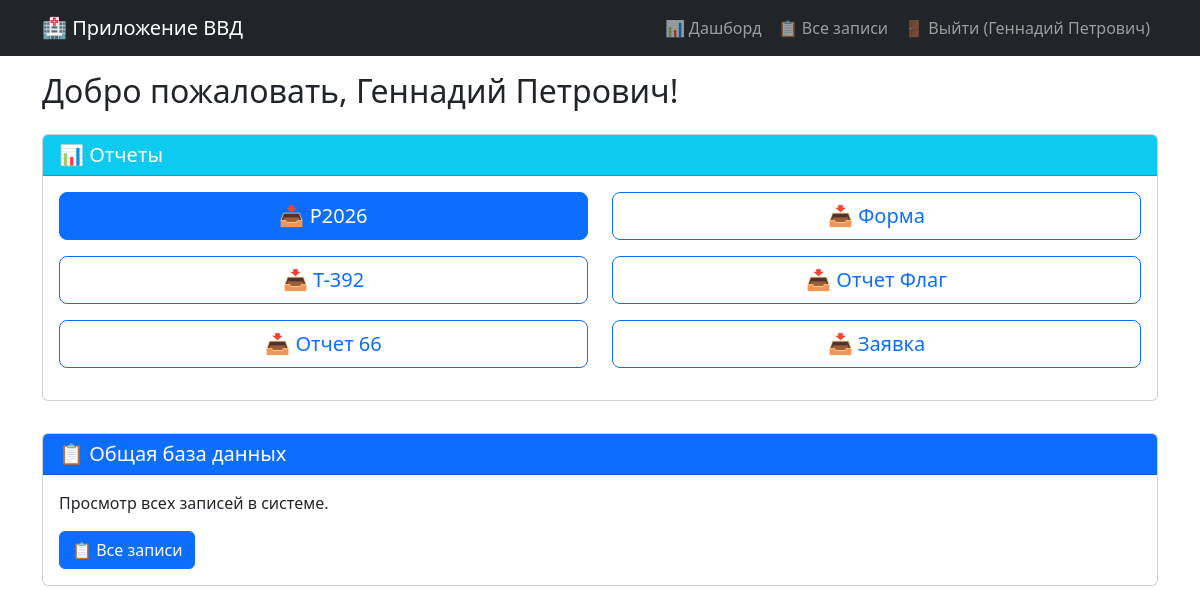
Before: /dashboard (signed in) with the older database file.
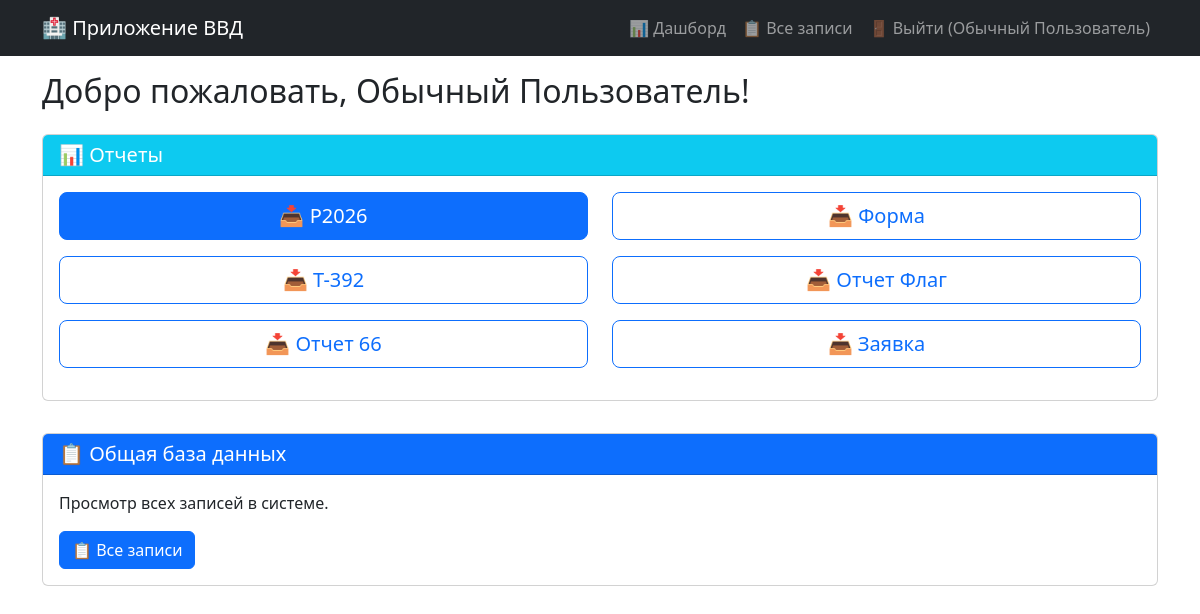
After: the same page with the newer database file.
### models.py (models this page shows, shortened)
class User(UserMixin, db.Model):
    __tablename__ = 'users'  # Явно указываем имя таблицы Алиса
    __table_args__ = {'extend_existing': True}  # Добавлено!
    id = db.Column(db.Integer, primary_key=True)
    username = db.Column(db.String(80), unique=True, nullable=False)
    password = db.Column(db.String(200), nullable=False)
    full_name = db.Column(db.String(100))
    role = db.Column(db.String(20), default='user')
    entries = db.relationship('PersonData', backref='author', lazy=True, cascade='all, delete-orphan')
    def is_admin(self):
        return self.role == 'admin'

### app.py (the view)
@app.route('/dashboard')
@login_required
def dashboard():
    return render_template('dashboard.html', name=current_user.full_name)

### app.py (called while the page is built)
@login_manager.user_loader
def load_user(user_id):
    return db.session.get(User, int(user_id)) #User.query.get(int(user_id))

### templates/dashboard.html (shortened to what this page needs)
{% extends "base.html" %}
{% block content %}
<div class="container">
    <h2 class="mb-4">Добро пожаловать, {{ name }}!</h2>
    <div class="row">
        <div class="col-12 mb-4">
            <div class="card">
                <div class="card-header bg-info text-white">
                    <h5 class="mb-0">📊 Отчеты</h5>
                </div>
                <div class="card-body">
                    <div class="row">
                        <div class="col-md-6">
                            <a href="{{ url_for('report_r2026') }}" class="btn btn-primary btn-lg w-100 mb-3">📥 Р2026</a>
                            <a href="{{ url_for('report_t392') }}" class="btn btn-outline-primary btn-lg w-100 mb-3">📥 Т-392</a>
                            <a href="{{ url_for('report_otchet66') }}" class="btn btn-outline-primary btn-lg w-100 mb-3">📥 Отчет 66</a>
                        </div>
                        <div class="col-md-6">
                            <a href="{{ url_for('report_form') }}" class="btn btn-outline-primary btn-lg w-100 mb-3">📥 Форма</a>
                            <a href="{{ url_for('report_flag') }}" class="btn btn-outline-primary btn-lg w-100 mb-3">📥 Отчет Флаг</a>
                            <a href="{{ url_for('report_zayavka') }}" class="btn btn-outline-primary btn-lg w-100 mb-3">📥 Заявка</a>
                        </div>
                    </div>
                </div>
            </div>
        </div>
    </div>
    <div class="row mt-2">
        <div class="col-12">
            <div class="card">
                <div class="card-header bg-primary text-white">
                    <h5 class="mb-0">📋 Общая база данных</h5>
                </div>
                <div class="card-body">
                    <p class="card-text">Просмотр всех записей в системе.</p>
                    <a href="{{ url_for('all_records') }}" class="btn btn-primary">📋 Все записи</a>
                </div>
            </div>
        </div>
    </div>
</div>
{% endblock %}

### templates/base.html (shortened to what this page needs)
<!DOCTYPE html>
<html lang="ru">
<head>
    {{ bootstrap.load_css() }}
</head>
<body>
    <nav class="navbar navbar-expand-lg navbar-dark bg-dark">
        <div class="container">
            <a class="navbar-brand" href="{{ url_for('dashboard') }}">🏥 Приложение ВВД</a>
            <div class="collapse navbar-collapse" id="navbarNav">
                <ul class="navbar-nav ms-auto">
                    {% if current_user.is_authenticated %}
                        <li class="nav-item">
                            <a class="nav-link" href="{{ url_for('dashboard') }}">📊 Дашборд</a>
                        </li>
                        <li class="nav-item">
                            <a class="nav-link" href="{{ url_for('all_records') }}">📋 Все записи</a>
                        </li>
                        <li class="nav-item">
                            <a class="nav-link" href="{{ url_for('logout') }}">🚪 Выйти ({{ current_user.full_name }})</a>
                        </li>
                    {% else %}
                        <li class="nav-item">
                            <a class="nav-link" href="{{ url_for('login') }}">🔐 Вход</a>
                        </li>
                    {% endif %}
                </ul>
            </div>
        </div>
    </nav>
    <main class="container-fluid mt-3">
        {% block content %}{% endblock %}
    </main>
</body>
</html>

Changed rows visible on the page:
changed User: full_name "Геннадий Петрович" → "Обычный Пользователь"
